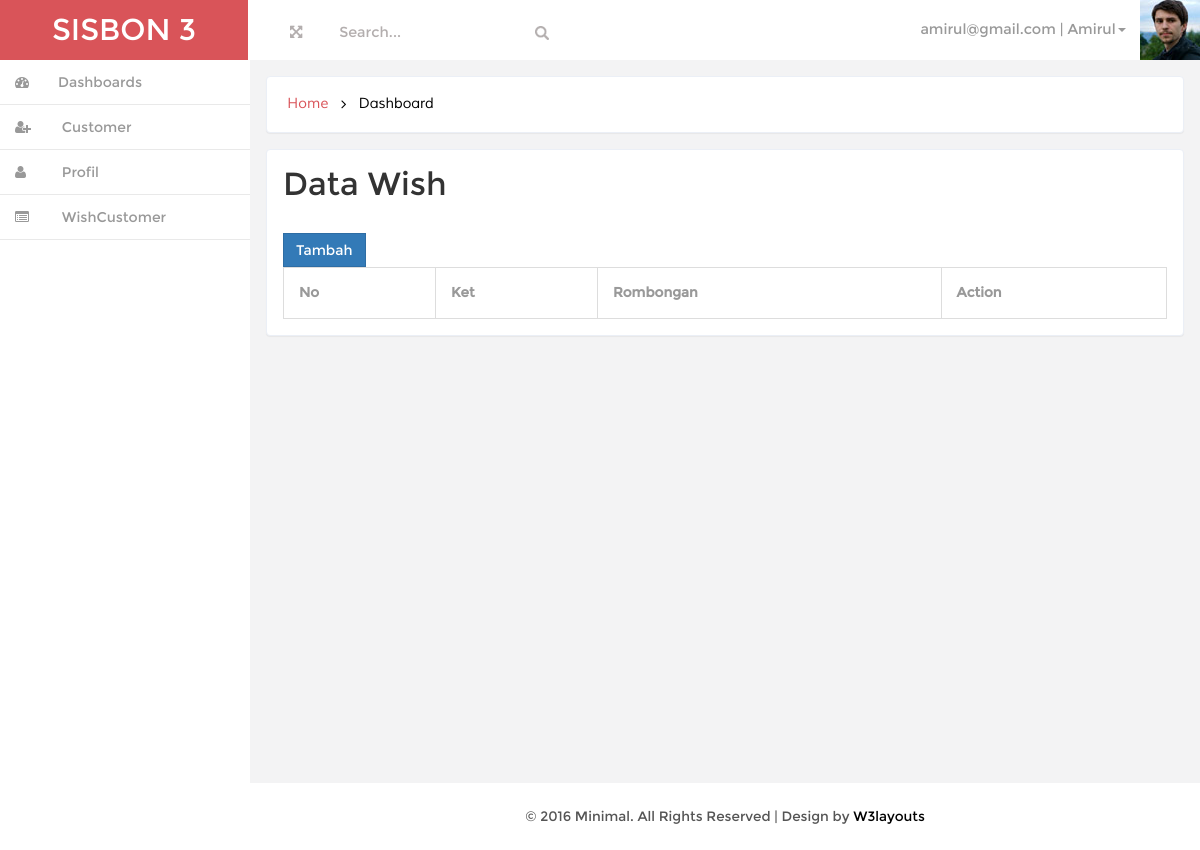
Before: /index.php?page=wish (signed in) with the older database file.
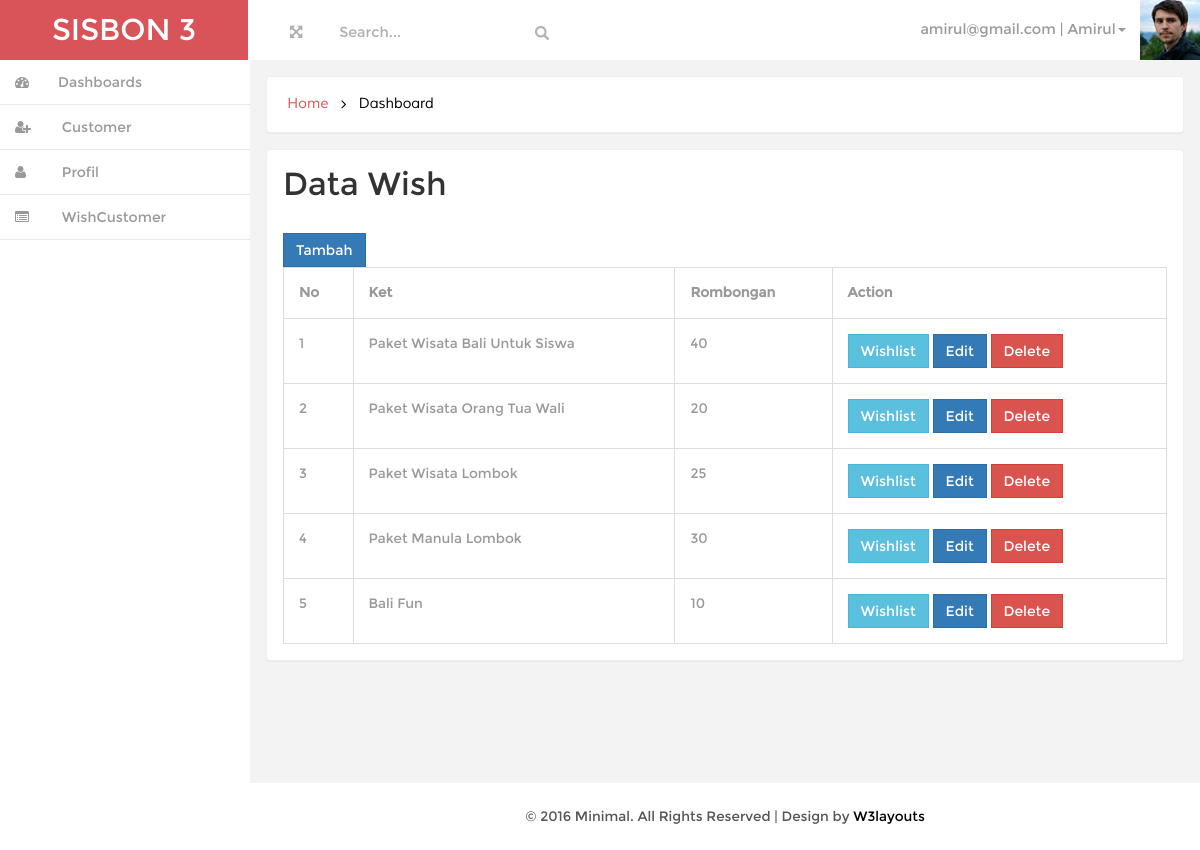
After: the same page with the newer database file.
### tables this page shows
CREATE TABLE IF NOT EXISTS `tbwish` (
  `id_wish` int(11) NOT NULL AUTO_INCREMENT,
  `id_kota` int(11) NOT NULL,
  `id_customer` int(11) NOT NULL,
  `ket` text NOT NULL,
  `jml` int(11) NOT NULL,
  `status` int(11) NOT NULL,
  PRIMARY KEY (`id_wish`)
);

### class/Wish.php (called while the page is built, shortened)
<?php
class Wish implements BaseData
{
    private $conn;
    public function __construct()
    {
        $database = new Koneksi();
        $db = $database->dbKoneksi();
        $this->conn = $db;
    }
    public function getAll()
    {
        try
        {
            $stmt = $this->conn->prepare("SELECT * FROM tbwish");
            $stmt->execute();
            $row = $stmt->fetchAll(PDO::FETCH_ASSOC);
            return $row;
        }
        catch(PDOException $e)
        {
            echo $e->getMessage();
        }
    }
}

### page/wish.php (the view, shortened to what this page needs)
<?php
$model = new Wish();
?>
<h3 class="head-top">Data Wish</h3>
<a href="?page=wish_edit" class="btn btn-primary"> Tambah</a>
<table class="table table-bordered table-responsive">
    <tr>
        <th>No</th>
        <th>Ket</th>
        <th>Rombongan</th>
        <th>Action</th>
    </tr>
<?php
$no=1;
foreach($model->getAll() as $row){
?>
    <tr>
        <td><?=$no++?></td>
        <td><?=$row['ket']?></td>
        <td><?=$row['jml']?></td>
        <td>
            <a href="?page=wishlist&idwish=<?=$row['id_wish']?>" class="btn btn-info">Wishlist</a>
            <a href="?page=wish_edit&id=<?=$row['id_wish']?>" class="btn btn-primary">Edit</a>
            <button type="button" id="<?=$row['id_wish']?>" class="btn btn-danger btn-del">Delete</button>
        </td>
    </tr>
<?php } ?>
</table>

Changed rows visible on the page:
added tbwish: ket "Paket Wisata Bali Untuk Siswa", jml "40"
added tbwish: ket "Paket Wisata Orang Tua Wali", jml "20"
added tbwish: ket "Paket Wisata Lombok", jml "25"
added tbwish: ket "Paket Manula Lombok", jml "30"
added tbwish: ket "Bali Fun", jml "10"
